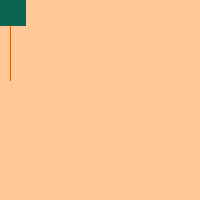
Frame 1 (no input)
Frame 60 (the mouse pressed at the canvas centre just before this capture): identical to frame 1, image omitted
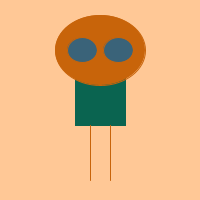
Frame 120 (the mouse held since frame 60 and released just before this capture)

The Processing sketch that drew these frames (run headless with seeded random() and noise(); from frame 60 on, the mouse is pressed at the canvas centre):

// Processing sketch: processing_23194
// ── processing_23194.pde

   float zoogX; 
   float zoogY; 
   float eyeR; 
   float eyeG; 
   float eyeB; 
   
void setup(){
  zoogX = width/2;          // Zoog always starts in the middle  
  zoogY = height + 100;     // Zoog starts below the screen
size(200,200);
background(255,200,150);
smooth();
frameRate(30);
}
 
void draw(){
background(255,200,150);

ellipseMode(CENTER);
rectMode(CENTER);

//Body
stroke(10,100,80);
fill(10,100,80);
rect(mouseX,mouseY,50,50);

//Head
stroke(200,100,10);
fill(200,100,10);
ellipse(mouseX,mouseY-50,90,70);

//Eyes
eyeR = random(255);  
eyeG = random(255);  
eyeB = random(255);  
fill(eyeR,eyeG,eyeB);  
ellipse(mouseX-18,mouseY-50,30,25);
ellipse(mouseX+18,mouseY-50,30,25);


//Legs
stroke(200,100,10);
line(mouseX-10,mouseY+25,pmouseX-10,pmouseY+80);
line(mouseX+10,mouseY+25,pmouseX+10,pmouseY+80);

}

void mousePressed(){ 
println("Hello!");

}

void keyPressed(){  
background(10,100,80);

}
